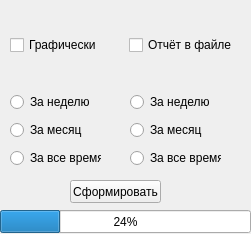
<?xml version="1.0" encoding="UTF-8"?>
<ui version="4.0">
 <class>form</class>
 <widget class="QWidget" name="form">
  <property name="geometry">
   <rect>
    <x>0</x>
    <y>0</y>
    <width>251</width>
    <height>234</height>
   </rect>
  </property>
  <property name="windowTitle">
   <string>Отчёт</string>
  </property>
  <property name="styleSheet">
   <string notr="true"/>
  </property>
  <widget class="QWidget" name="horizontalLayoutWidget">
   <property name="geometry">
    <rect>
     <x>10</x>
     <y>10</y>
     <width>231</width>
     <height>71</height>
    </rect>
   </property>
   <layout class="QHBoxLayout" name="horizontalLayout">
    <item>
     <widget class="QCheckBox" name="checkBox">
      <property name="text">
       <string>Графически</string>
      </property>
     </widget>
    </item>
    <item>
     <widget class="QCheckBox" name="checkBox_2">
      <property name="text">
       <string>Отчёт в файле</string>
      </property>
     </widget>
    </item>
   </layout>
  </widget>
  <widget class="QPushButton" name="pushButton">
   <property name="geometry">
    <rect>
     <x>70</x>
     <y>180</y>
     <width>91</width>
     <height>23</height>
    </rect>
   </property>
   <property name="text">
    <string>Сформировать</string>
   </property>
  </widget>
  <widget class="QWidget" name="verticalLayoutWidget">
   <property name="geometry">
    <rect>
     <x>10</x>
     <y>90</y>
     <width>91</width>
     <height>80</height>
    </rect>
   </property>
   <layout class="QVBoxLayout" name="verticalLayout">
    <item>
     <widget class="QRadioButton" name="radioButton_2">
      <property name="text">
       <string>За неделю</string>
      </property>
     </widget>
    </item>
    <item>
     <widget class="QRadioButton" name="radioButton">
      <property name="text">
       <string>За месяц</string>
      </property>
     </widget>
    </item>
    <item>
     <widget class="QRadioButton" name="radioButton_3">
      <property name="text">
       <string>За все время</string>
      </property>
     </widget>
    </item>
   </layout>
  </widget>
  <widget class="QWidget" name="verticalLayoutWidget_2">
   <property name="geometry">
    <rect>
     <x>130</x>
     <y>90</y>
     <width>91</width>
     <height>80</height>
    </rect>
   </property>
   <layout class="QVBoxLayout" name="verticalLayout_2">
    <item>
     <widget class="QRadioButton" name="radioButton_4">
      <property name="text">
       <string>За неделю</string>
      </property>
     </widget>
    </item>
    <item>
     <widget class="QRadioButton" name="radioButton_5">
      <property name="text">
       <string>За месяц</string>
      </property>
     </widget>
    </item>
    <item>
     <widget class="QRadioButton" name="radioButton_6">
      <property name="text">
       <string>За все время</string>
      </property>
     </widget>
    </item>
   </layout>
  </widget>
  <widget class="QProgressBar" name="progressBar">
   <property name="geometry">
    <rect>
     <x>0</x>
     <y>210</y>
     <width>251</width>
     <height>23</height>
    </rect>
   </property>
   <property name="value">
    <number>24</number>
   </property>
  </widget>
 </widget>
 <resources/>
 <connections/>
</ui>
